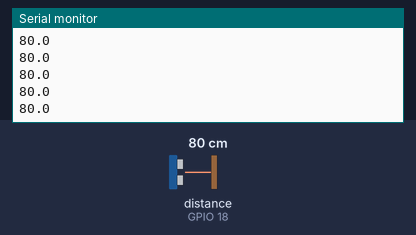
Recording of a sketch running on a simulated ESP32. Shown: the last lines printed to the serial monitor. Wiring (inferred from the names in the program): ultrasonic range finder: trigger GPIO 26; echo GPIO 18. The inputs (shaded band) are chosen by the test bench; at power-on: distance to the obstacle (sensor on GPIO 18) 80 cm. The echo pulse lasts 58.3 µs per cm.

Above: at 1.2 s.
1.3 s: distance to the obstacle (sensor on GPIO 18) set to 2 cm
At 1.42 s:
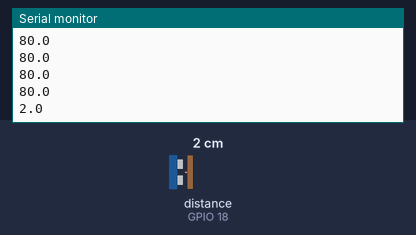
2.8 s: distance to the obstacle (sensor on GPIO 18) set to 4 cm
At 2.83 s:
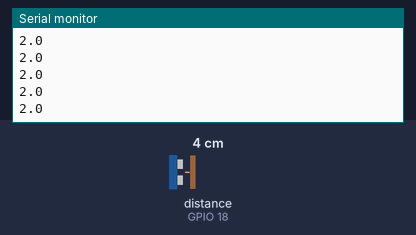
Timing chart, 0 to 5.8 s (numbered marks = the images above; inputs shaded):
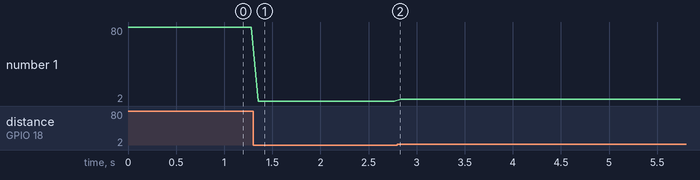

The sketch:

final-project-arduino.ino
```cpp
const int TRIG = 26;
const int ECHO = 18;

void setup() {
  Serial.begin(115200);
  pinMode(TRIG, OUTPUT);
  pinMode(ECHO, INPUT);
  digitalWrite(TRIG, LOW);
}

void loop() {
  digitalWrite(TRIG, LOW);
  delayMicroseconds(2);
  digitalWrite(TRIG, HIGH);
  delayMicroseconds(10);
  digitalWrite(TRIG, LOW);

  unsigned long duration = pulseIn(ECHO, HIGH, 25000);
  float distance = duration * 0.0343 / 2;

  if (duration > 0 && distance >= 2 && distance <= 400) {
    Serial.println(distance, 1);
  } else {
    Serial.println("null");
  }

  delay(70);
}
```

Measured:
- after the input at 1.3 s, the serial monitor: prints a new line after 0.05 s (image 1)
- plotted number 1: 80 → 2 after the input at 1.3 s, 2 → 4 after the input at 2.8 s
